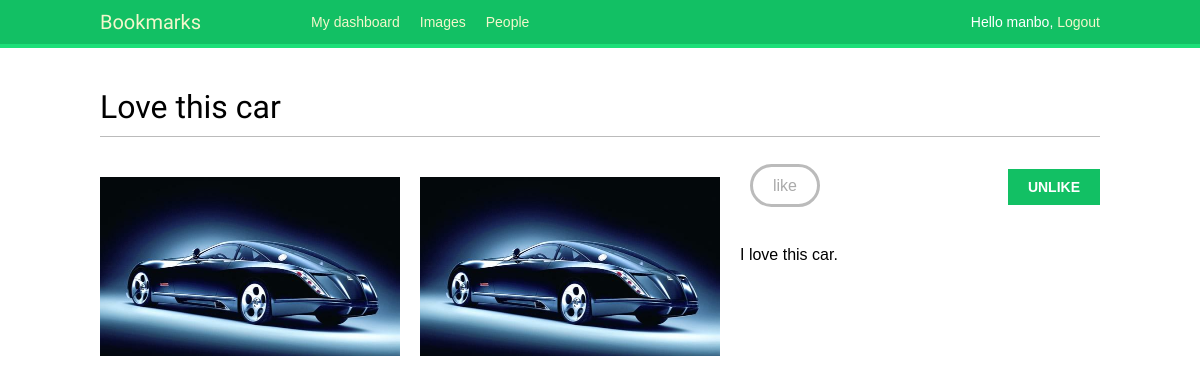
/images/detail/1/love-this-car/ (signed in), run on the app's committed database.
### images/models.py (models this page shows, shortened)
class Image(models.Model):
    user = models.ForeignKey(settings.AUTH_USER_MODEL,
                             related_name='image_created')
    title = models.CharField(max_length=200)
    slug = models.SlugField(max_length=200, blank=True)
    url = models.URLField()
    image = models.ImageField(upload_to='images/%Y/%m/%d')
    description = models.TextField(blank=True)
    created = models.DateField(auto_now_add=True,
                               db_index=True)
    user_like = models.ManyToManyField(settings.AUTH_USER_MODEL,
                                       related_name='images_liked',
                                       blank=True)

### images/views.py (the view)
def image_detail(request, id, slug):
    image = get_object_or_404(Image, id=id, slug=slug)
    return render(request, 'images/image/detail.html', locals())

### images/templates/images/image/detail.html (shortened to what this page needs)
{% extends "base.html" %}
{% block content %}
    <h1>{{ image.title }}</h1>
    <img src="{{ image.image.url }}" class="image-detail">
    {% load thumbnail %}
    {% thumbnail image.image "300" as im %}
    <a href="{{ image.image.url }}">
    <img src="{{ im.url }}" class="image-detail">
    </a>
    {% endthumbnail %}
    {% with total_likes=image.users_like.count users_like=image.users_like.all %}
        <div class="image-info">
            <div>
                <span class="count">
                    like{{ total_likes|pluralize }}
                </span>
                <a href="#" data-id="{{ image.id }}" data-action="{% if request.user in users_like %}un{% endif %}like" class="like button">
                    {% if request.user not in users_like %}
                        Like
                    {% else %}
                        Unlike
                    {% endif %}
                </a>
            </div>
            {{ image.description|linebreaks }}
        </div>
    {% endwith %}
{% endblock %}

### account/templates/base.html (shortened to what this page needs)
{% load staticfiles %}
<!DOCTYPE html>
<html lang="en">
<head>
    <link href="{% static "css/base.css" %}" rel="stylesheet">
</head>
<body>
    <div id="header">
    <span class="logo">Bookmarks</span>
    {% if request.user.is_authenticated %}
         <ul class="menu">
          <li {% if section == "dashboard" %}class="selected"{% endif %}>
            <a href="{% url "dashboard" %}">My dashboard</a>
          </li>
          <li {% if section == "images" %}class="selected"{% endif %}>
            <a href="#">Images</a>
          </li>
          <li {% if section == "people" %}class="selected"{% endif %}>
            <a href="#">People</a>
           </li>
          </ul>
         {% endif %}
         <span class="user">
           {% if request.user.is_authenticated %}
             Hello {{ request.user.first_name }},
             <a href="{% url "logout" %}">Logout</a>
           {% else %}
             <a href="{% url "login" %}">Log-in</a>
           {% endif %}
        </span>
    </div>
    <div id="content">
        {% block content %}
        {% endblock %}
    </div>
</body>
</html>

### account/static/css/base.css (style rules this page uses)
body { margin:0; padding:0; font-family:helvetica, sans-serif; }
p { line-height: 1.8; }
a { color:#12c064; text-decoration:none; }
h1, h2, h3, h4, h5 , h6 { font-family: 'Muli', sans-serif; font-weight:normal; }
h1 { border-bottom:1px solid #bbb; padding:0 0 10px 0; margin:10px 0 20px 0; }
#header { padding:10px 100px; font-size:14px; background:#12c064; color:#fff; border-bottom:4px solid #1cdf78; overflow:auto; }
#header .logo { font-family: 'Muli', sans-serif; float:left; color:#f3f7cc; font-size:20px; margin-right:10%; }
#header ul.menu { list-style:none; float:left; margin:0; padding:0; }
#header ul.menu li { float:left; padding:4px 10px; }
#header a { color:#f3f7cc; }
#header .user { float:right; padding-top:4px; }
#content { padding:30px 100px; }
input[type=submit], a.button { font-weight:bold; background:#12c064; color:#fff; padding:10px 20px; font-size:14px; text-transform:uppercase; }
.image-preview, .image-detail { max-width:300px; float:left; margin:0 20px 20px 0; }
.image-detail { margin-top:20px; }
.image-info div { padding:20px 0; overflow:auto; }
.count { color:#aaa; border:3px solid #bbb; border-radius:26px; padding:10px 20px; margin:20px 10px 0; }
a.like, a.follow { float:right; margin-top:-8px; }

### data on the page
Image: title "Love this car", image (picture), description "I love this car."

### other printed values
{{ request.user.first_name }} "manbo"
